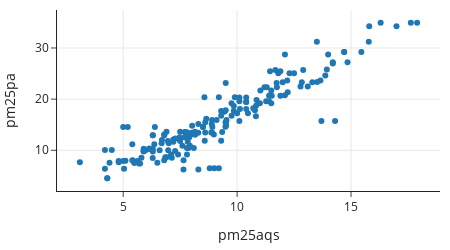

This figure's notebook cell:
### Markdown cell above
The feature `pm25aqs` is taken from the highly accurate air quality sensor and `pm25pa` from the PurpleAir monitor. We are interested in studying the relationship between these two features to better understand the accuracy of PurpleAir monitors so we take the EPA sensor's readings as the explanatory variable, and the readings from the PurpleAir monitor to be the outcome variable. We make a scatter plot of these two features.

### Code cell
fig = px.scatter(GA, x="pm25aqs", y="pm25pa", 
                 width=450, height=250)

fig

### Figure 1 — Plotly figure (JSON) as saved in the notebook; plotly's stock layout.template omitted (floating-point values rounded to 4 significant figures; data arrays with more than 128 entries replaced by an {"elided": "..."} marker saying what was removed)
{"data": [{"hovertemplate": "pm25aqs=%{x}<br>pm25pa=%{y}<extra></extra>", "legendgroup": "", "marker": {"color": "#1F77B4", "symbol": "circle"}, "mode": "markers", "name": "", "orientation": "v", "showlegend": false, "type": "scatter", "x": {"elided": "184 float values"}, "xaxis": "x", "y": {"elided": "184 float values"}, "yaxis": "y"}], "layout": {"height": 250, "legend": {"tracegroupgap": 0}, "width": 450, "xaxis": {"anchor": "y", "autorange": true, "domain": [0, 1], "range": [2.095, 18.91], "title": {"text": "pm25aqs"}, "type": "linear"}, "yaxis": {"anchor": "x", "autorange": true, "domain": [0, 1], "range": [2.042, 37.42], "title": {"text": "pm25pa"}, "type": "linear"}}}
